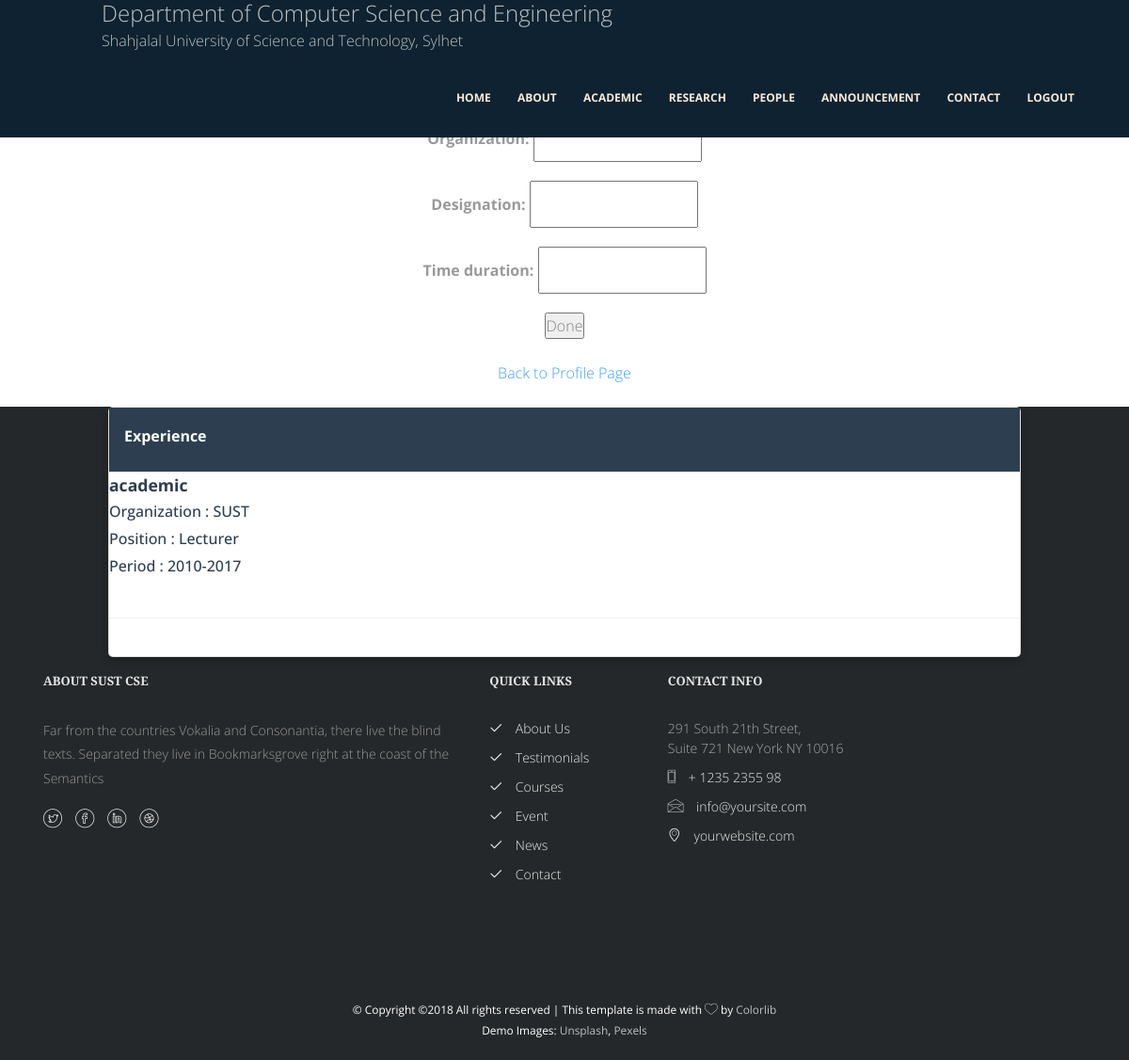
Screenshot of /people/faculty/add_experience (signed in) with the database file from the repository.
### people/models.py (models this page shows, shortened)
class Experience(models.Model):
    EXP_TYPE = (
        ('academic', 'Academic'),
        ('technical', 'Technical'),
    )
    faculty = models.ForeignKey(Faculty, on_delete=models.CASCADE)
    experience_type = models.CharField(max_length=20, choices=EXP_TYPE)
    organization = models.CharField(max_length=200)
    designation = models.CharField(max_length=200)
    time_duration = models.CharField(max_length=100)

### people/views.py (the view)
# urls.py: path('faculty/add_experience', views.add_experience, name='add_experience'),
@login_required
@faculty_required
@transaction.atomic
def add_experience(request):
    if request.method == 'POST':
        experience_form = ExperienceForm(request.POST, user=request.user)
        if experience_form.is_valid():
            experience_form.save()
            return redirect('add_experience')
        else:
            pass
    else:
        experience_form = ExperienceForm(user=request.user)
    return render(request, 'people/faculty-add-experience.html', {
        'experience_form': experience_form,
    })

### people/forms.py
class ExperienceForm(forms.ModelForm):
    class Meta:
        model = Experience
        fields = '__all__'
    def __init__(self, *args, **kwargs):
        user = kwargs.pop('user', '')
        super(ExperienceForm, self).__init__(*args, **kwargs)
        self.fields['faculty'] = forms.ModelChoiceField(queryset=Faculty.objects.filter(user=user), initial=0)

### people/models.py (called while the page is built)
    def __str__(self):
        return self.name

### templates/people/faculty-add-experience.html (shortened to what this page needs)
{% extends 'base.html' %}
{% block content %}
{% if user.is_authenticated %}
<br>
<div style="text-align:center;">
<form method="post" action="">
    {{ experience_form.as_p }}
    <input type="submit" value="Done" />
</form>
    <br>
<a href="{% url 'faculty_detail' user.id %}">Back to Profile Page</a>
</div>
<br>
<div class="col-md-12">
    <div class="row">
        <div id="faculty_education" class="col-md-10 col-md-offset-1">
            <div class="card">
                <div class="card-bottom">
                    <p class="people-detail">
                        <b>
                    <p class="people-title">Experience</p>
                    </b>
                    </p>
                </div>
                {% if user.faculty.experience_set.all %}
                {% for exp in user.faculty.experience_set.all %}
                <p class="faculty_detail_description">
                    <span class="faculty-education-title">{{ exp.experience_type }}</span>
                    <span class="faculty-education-subtitle">Organization : {{ exp.organization }}</span>
                    <span class="faculty-education-subtitle">Position : {{ exp.designation }}</span>
                    <span class="faculty-education-subtitle">Period : {{ exp.time_duration }}</span>
                <hr>
                </p>
                {% endfor %}
                {% else %}
                <p>No Experience Details Available</p>
                {% endif %}
            </div>
        </div>
    </div>
</div>
{% else %}
    <p>You have nothing to do here</p>
{% endif %}
{% endblock %}

### static/css/sidenav.css (style rules this page uses)
.card { box-shadow: 0 4px 8px 0 rgba(0,0,0,0.2); transition: 0.3s; border-radius: 5px; }

### static/css/publication_style.css (style rules this page uses)
.card { box-shadow: 0 4px 8px 0 rgba(0,0,0,0.2); transition: 0.3s; border-radius: 5px; }

### static/css/people_style.css (style rules this page uses)
* { margin: 0px; padding: 0px; }
.card { background: white; box-shadow: 0 4px 8px 0 rgba(0, 0, 0, 0.2); transition: 0.3s; margin-bottom: 1em; }
.card .card-bottom { background-color: #2c3e50; }
.people-detail { margin: 0px; padding: 0px; display: block; }
.people-title { color: white; padding-left: 1em; padding-top: 1em; padding-bottom: 0.2em; display: block; margin: 0px; }
.faculty_detail_description { font-weight: 500; text-align: justify; color: #2c3e50; }
.faculty-education-title { display: block; font-weight: bold; font-size: 1.1em; }
.faculty-education-subtitle { display: block; }

### static/css/faculty_detail_style.css (style rules this page uses)
body { margin:0; font-family: 'Roboto Condensed', sans-serif; background: #fff; }
p { margin:0; }
ul,label { margin:0; padding:0; }
p { font-size: 1em; color: #999; line-height: 1.8em; }

### static/css/admission_form_style.css (style rules this page uses)
* { margin: 0px; padding: 0px; }
.card { background: white; box-shadow: 0 4px 8px 0 rgba(0, 0, 0, 0.2); transition: 0.3s; margin-bottom: 1em; }
.card .card-bottom { background-color: #2c3e50; }
.people-detail { margin: 0px; padding: 0px; display: block; }
.people-title { color: white; padding-left: 1em; padding-top: 1em; padding-bottom: 0.2em; display: block; margin: 0px; }
.faculty_detail_description { font-weight: 500; text-align: justify; color: #2c3e50; }
.faculty-education-title { display: block; font-weight: bold; font-size: 1.1em; }
.faculty-education-subtitle { display: block; }

### rows the page displays
Experience: experience_type "academic", organization "SUST", designation "Lecturer", time_duration "2010-2017"
